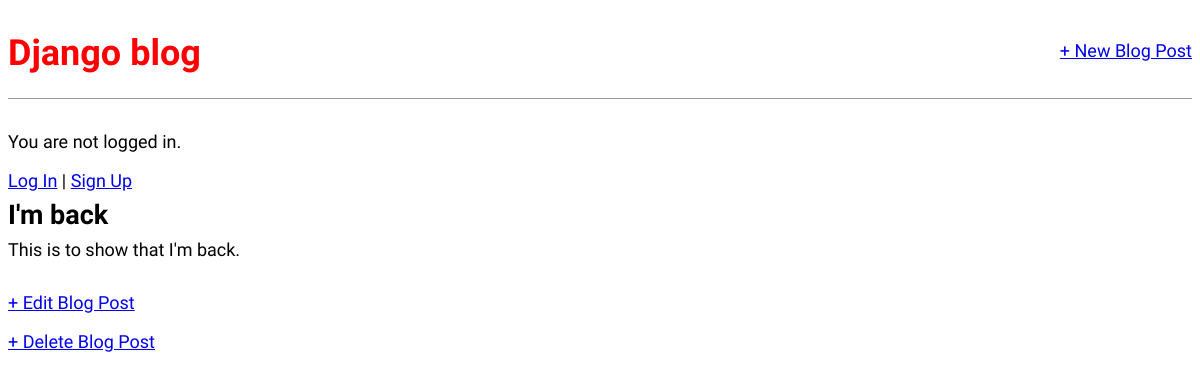
The app's page /post/2/, older data.
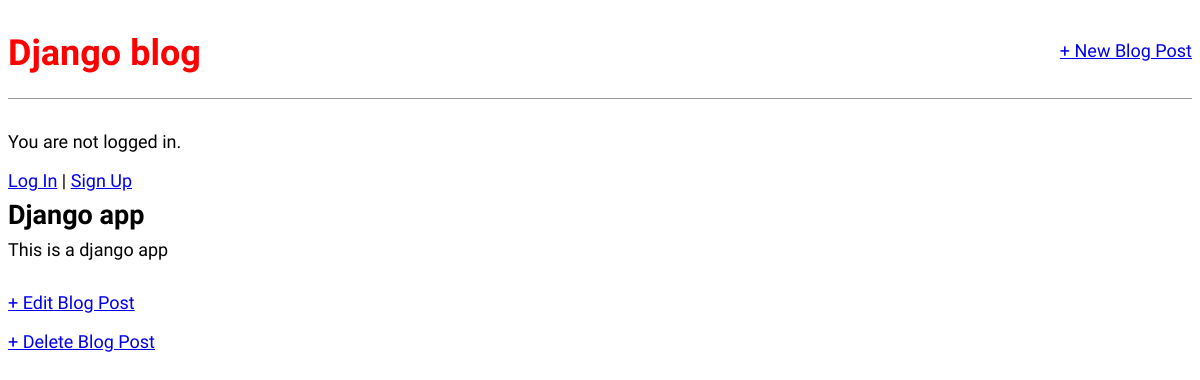
The same page, newer data.
### blog/models.py (models this page shows, shortened)
class Post(models.Model):
    title = models.CharField(max_length=200)
    author = models.ForeignKey("auth.User", on_delete=models.CASCADE)
    body = models.TextField()

### blog/views.py (the view)
# urls.py: path("post/<int:pk>/", BlogDetailView.as_view(), name="post_detail"),
class BlogDetailView(DetailView):
    model = Post
    template_name = "post_detail.html"

### templates/post_detail.html
<!DOCTYPE html>
{% extends "base.html" %}
{% block content %}
<div class="post-entry">
    <h2>{{ post.title }}</h2>
    <p>{{ post.body }}</p>
</div>
<a href="{% url 'post_edit' post.pk %}">+ Edit Blog Post</a>
<p><a href="{% url 'post_delete' post.pk %}">+ Delete Blog Post</a></p>
{% endblock content %}

Row changes from the older to the newer data that the page shows:
changed Post: title "I'm back" → "Django app"; body "This is to show that I'm back." → "This is a django app"
